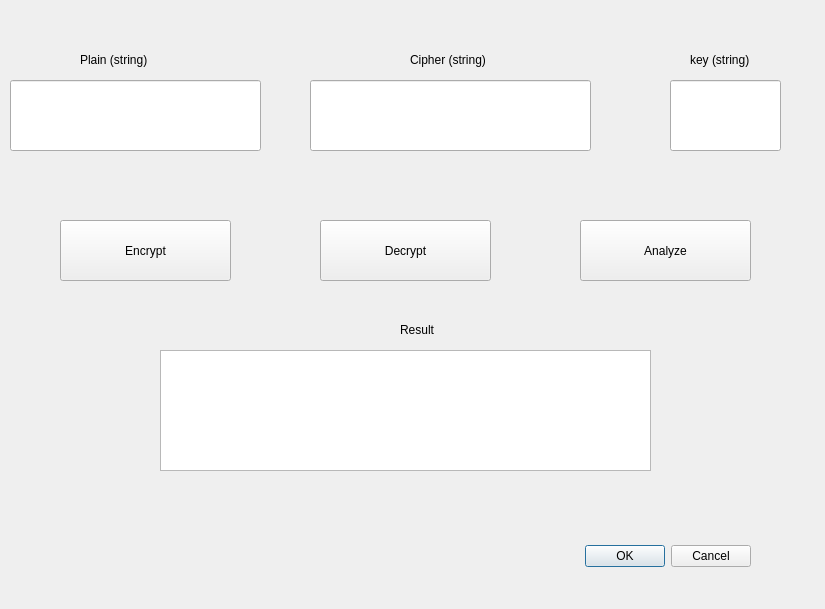
<?xml version="1.0" encoding="UTF-8"?>
<ui version="4.0">
 <class>qtvigenereAutoKey</class>
 <widget class="QDialog" name="qtvigenereAutoKey">
  <property name="geometry">
   <rect>
    <x>0</x>
    <y>0</y>
    <width>825</width>
    <height>609</height>
   </rect>
  </property>
  <property name="windowTitle">
   <string>Dialog</string>
  </property>
  <widget class="QDialogButtonBox" name="buttonBox">
   <property name="geometry">
    <rect>
     <x>410</x>
     <y>540</y>
     <width>341</width>
     <height>32</height>
    </rect>
   </property>
   <property name="orientation">
    <enum>Qt::Horizontal</enum>
   </property>
   <property name="standardButtons">
    <set>QDialogButtonBox::Cancel|QDialogButtonBox::Ok</set>
   </property>
  </widget>
  <widget class="QLabel" name="CipherLabel_2">
   <property name="geometry">
    <rect>
     <x>400</x>
     <y>320</y>
     <width>91</width>
     <height>20</height>
    </rect>
   </property>
   <property name="text">
    <string>Result</string>
   </property>
  </widget>
  <widget class="QLabel" name="PlainLabel">
   <property name="geometry">
    <rect>
     <x>80</x>
     <y>50</y>
     <width>91</width>
     <height>20</height>
    </rect>
   </property>
   <property name="text">
    <string>Plain (string)</string>
   </property>
  </widget>
  <widget class="QPushButton" name="DecryptPushButton">
   <property name="geometry">
    <rect>
     <x>320</x>
     <y>220</y>
     <width>171</width>
     <height>61</height>
    </rect>
   </property>
   <property name="text">
    <string>Decrypt</string>
   </property>
  </widget>
  <widget class="QLineEdit" name="CipherLineEdit">
   <property name="geometry">
    <rect>
     <x>310</x>
     <y>80</y>
     <width>281</width>
     <height>71</height>
    </rect>
   </property>
  </widget>
  <widget class="QPushButton" name="AnalyzePushButton">
   <property name="geometry">
    <rect>
     <x>580</x>
     <y>220</y>
     <width>171</width>
     <height>61</height>
    </rect>
   </property>
   <property name="text">
    <string>Analyze</string>
   </property>
  </widget>
  <widget class="QLineEdit" name="KeyLineEdit">
   <property name="geometry">
    <rect>
     <x>670</x>
     <y>80</y>
     <width>111</width>
     <height>71</height>
    </rect>
   </property>
  </widget>
  <widget class="QTextBrowser" name="OutputTextBrowser">
   <property name="geometry">
    <rect>
     <x>160</x>
     <y>350</y>
     <width>491</width>
     <height>121</height>
    </rect>
   </property>
  </widget>
  <widget class="QLabel" name="KeyLabel">
   <property name="geometry">
    <rect>
     <x>690</x>
     <y>50</y>
     <width>91</width>
     <height>20</height>
    </rect>
   </property>
   <property name="text">
    <string>key (string)</string>
   </property>
  </widget>
  <widget class="QLabel" name="CipherLabel">
   <property name="geometry">
    <rect>
     <x>410</x>
     <y>50</y>
     <width>101</width>
     <height>20</height>
    </rect>
   </property>
   <property name="text">
    <string>Cipher (string)</string>
   </property>
  </widget>
  <widget class="QPushButton" name="EncryptPushButton">
   <property name="geometry">
    <rect>
     <x>60</x>
     <y>220</y>
     <width>171</width>
     <height>61</height>
    </rect>
   </property>
   <property name="text">
    <string>Encrypt</string>
   </property>
  </widget>
  <widget class="QLineEdit" name="PlainLineEdit">
   <property name="geometry">
    <rect>
     <x>10</x>
     <y>80</y>
     <width>251</width>
     <height>71</height>
    </rect>
   </property>
  </widget>
 </widget>
 <resources/>
 <connections>
  <connection>
   <sender>buttonBox</sender>
   <signal>accepted()</signal>
   <receiver>qtvigenereAutoKey</receiver>
   <slot>accept()</slot>
   <hints>
    <hint type="sourcelabel">
     <x>248</x>
     <y>254</y>
    </hint>
    <hint type="destinationlabel">
     <x>157</x>
     <y>274</y>
    </hint>
   </hints>
  </connection>
  <connection>
   <sender>buttonBox</sender>
   <signal>rejected()</signal>
   <receiver>qtvigenereAutoKey</receiver>
   <slot>reject()</slot>
   <hints>
    <hint type="sourcelabel">
     <x>316</x>
     <y>260</y>
    </hint>
    <hint type="destinationlabel">
     <x>286</x>
     <y>274</y>
    </hint>
   </hints>
  </connection>
 </connections>
</ui>
